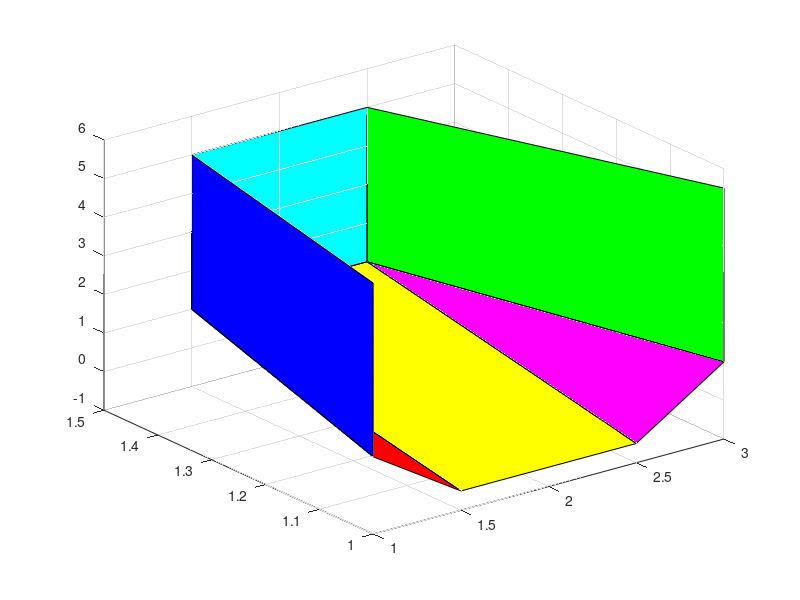

The MATLAB source for this figure: (Note: this script raises an error after producing the figure.)
%% Heading
% modeling.m
% Author: Meagan Hiatt

%% 


function [ ] = modeling()
    a = [1, 1 , 5.5];
    b = [1.5, 1.5, 5];
    c = [2.5, 1.5, 5];
    d = [3, 1, 5.5];
    e = [1, 1, 1];
    f = [1.5, 1.5, 1];
    g = [2.5, 1.5, 1];
    h = [3, 1, 1];
    i = [1.5, 1, -.5];
    j = [2.5, 1, -.5];
    
    A = [a', b', f', e'];
    B = [b', f', g', c'];
    C = [c', d', h', g'];
    D = [e', f', i'];
    E = [f', g', j', i'];
    F = [j', g', h'];
    hold on;
    fill3(A(1,:), A(2,:), A(3, :), 'b');
    fill3(B(1,:), B(2,:), B(3, :), 'c');
    fill3(C(1,:), C(2,:), C(3, :), 'g');
    fill3(D(1,:), D(2,:), D(3, :), 'r');
    fill3(E(1,:), E(2,:), E(3, :), 'y');
    fill3(F(1,:), F(2,:), F(3, :), 'm');
   
    grid on;
    drawnow;
    alpha(0.3);
    
end